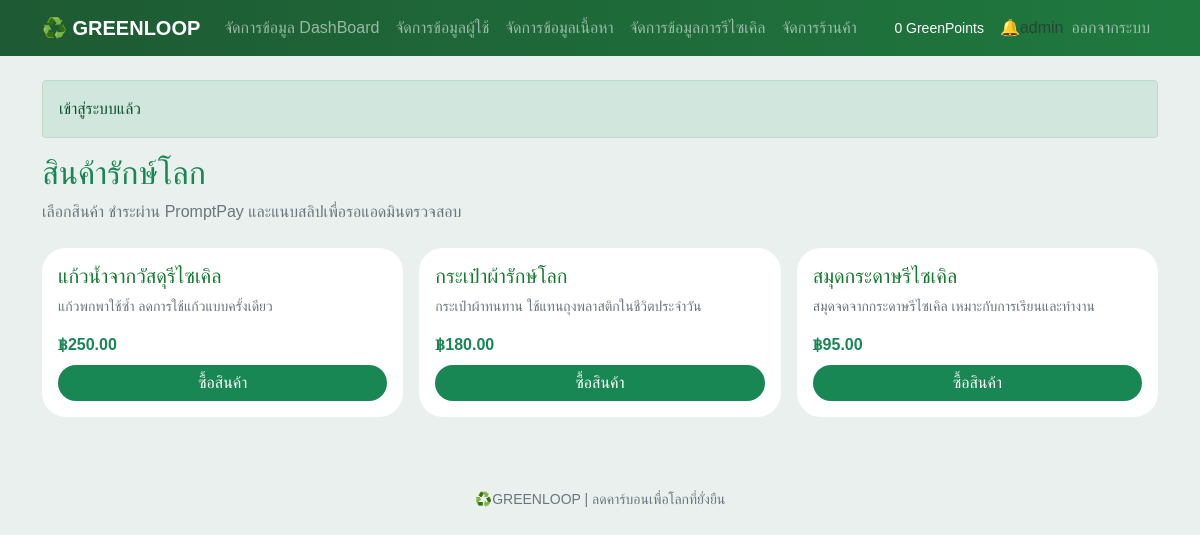
The page /shop.php (signed in) on the database its author committed.
### tables this page shows
CREATE TABLE `products` (
  `id` int(11) NOT NULL AUTO_INCREMENT,
  `name` varchar(150) NOT NULL,
  `price_thb` decimal(10,2) NOT NULL,
  `stock` int(11) NOT NULL DEFAULT 0,
  `is_active` tinyint(1) NOT NULL DEFAULT 1,
  `description` text NOT NULL,
  `image_path` varchar(255) NOT NULL DEFAULT '',
  `eco_impact` varchar(255) NOT NULL,
  `created_at` datetime NOT NULL DEFAULT current_timestamp(),
  PRIMARY KEY (`id`),
  KEY `products_active_stock_idx` (`is_active`, `stock`)
);

### controller/shop.php (called while the page is built, shortened)
<?php
$products = $db->query(
    'SELECT * FROM products WHERE is_active = 1 ORDER BY created_at DESC'
)->fetch_all(MYSQLI_ASSOC);

### init.php (called while the page is built, shortened)
<?php
function e($value){
    return htmlspecialchars((string) $value , ENT_QUOTES , 'UTF-8');
}
require_once __DIR__ . '/header.php';

### shop.php (the view, shortened to what this page needs)
<?php
require 'init.php';
require 'controller/shop.php';
?>
<div class="d-flex justify-content-between align-items-center mb-4">
    <div><h1 class="h2 text-success">สินค้ารักษ์โลก</h1><p class="text-muted mb-0">เลือกสินค้า ชำระผ่าน PromptPay และแนบสลิปเพื่อรอแอดมินตรวจสอบ</p></div>
</div>
<div class="row g-3">
    <?php foreach($products as $product): ?>
        <div class="col-sm-6 col-lg-4">
            <article class="card h-100 p-3">
                <h2 class="h5"><?= e($product['name'])?></h2>
                <p class="small text-muted"><?= e($product['description'])?></p>
                <strong class="text-success mb-2">฿<?= number_format((float) $product['price_thb'], 2)?></strong>
                <a class="btn btn-success w-100 mt-auto <?= $product['stock'] < 1 ? 'disabled' : ''?>" href="checkout.php?product=<?= (int) $product['id']?>">ซื้อสินค้า</a>
            </article>
        </div>
    <?php endforeach; ?>
</div>

### assets/style.css (style rules this page uses)
:root { --green:#167a31 ; --deep-green: #1e5a33 ; --soft-green: #e9f0ed; }
body { color: #294536; background: #e9f0ed; font-family: 'Leelawade', Tahoma , sans-serif; }
.btn { border: 0; border-radius: 24px; transition: -2s; }
.card, .impact-card { color: var(--green); border: 0; border-radius: 24px; box-shadow: 0 3px 12px, #181919bc; }

### rows shown on the page
products: name "แก้วน้ำจากวัสดุรีไซเคิล", description "แก้วพกพาใช้ซ้ำ ลดการใช้แก้วแบบครั้งเดียว", price_thb "250.00"
products: name "กระเป๋าผ้ารักษ์โลก", description "กระเป๋าผ้าทนทาน ใช้แทนถุงพลาสติกในชีวิตประจำวัน", price_thb "180.00"
products: name "สมุดกระดาษรีไซเคิล", description "สมุดจดจากกระดาษรีไซเคิล เหมาะกับการเรียนและทำงาน", price_thb "95.00"

### other values the page prints
$u['points'] "0"
$u['name'] "admin"
$_SESSION['flash'][0] "เข้าสู่ระบบแล้ว"
